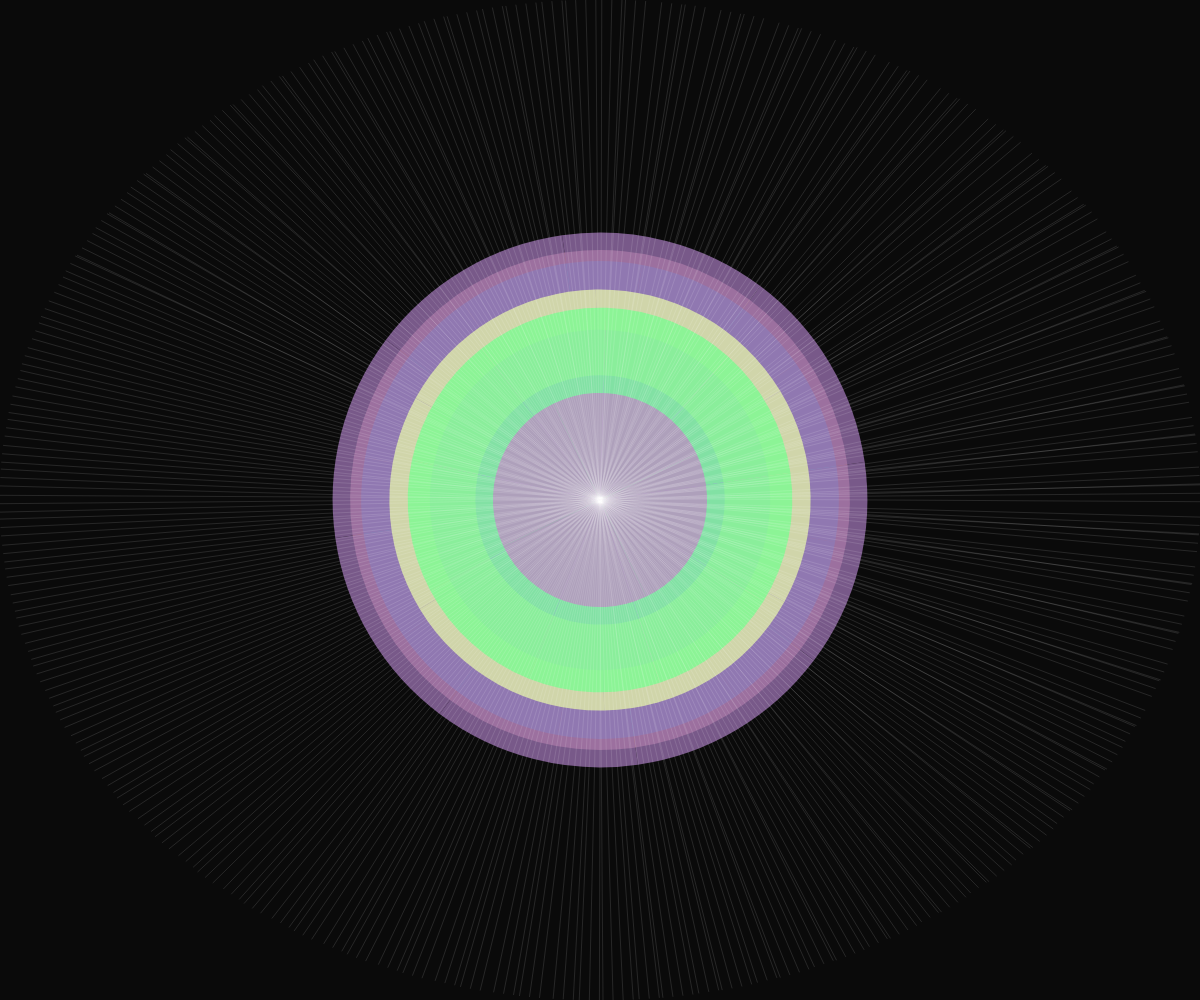
Frame 1 (no input)
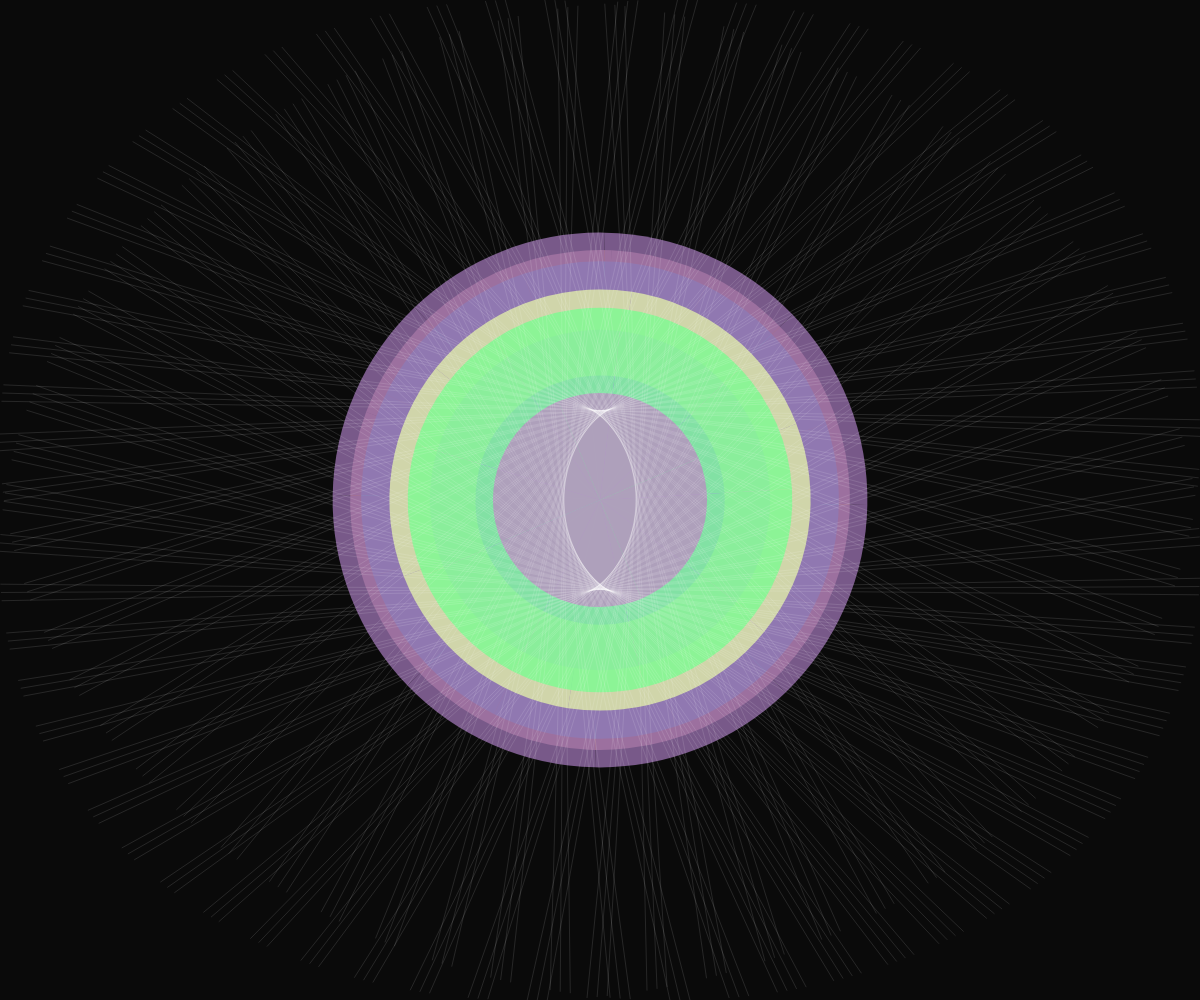
Frame 60 (no input)
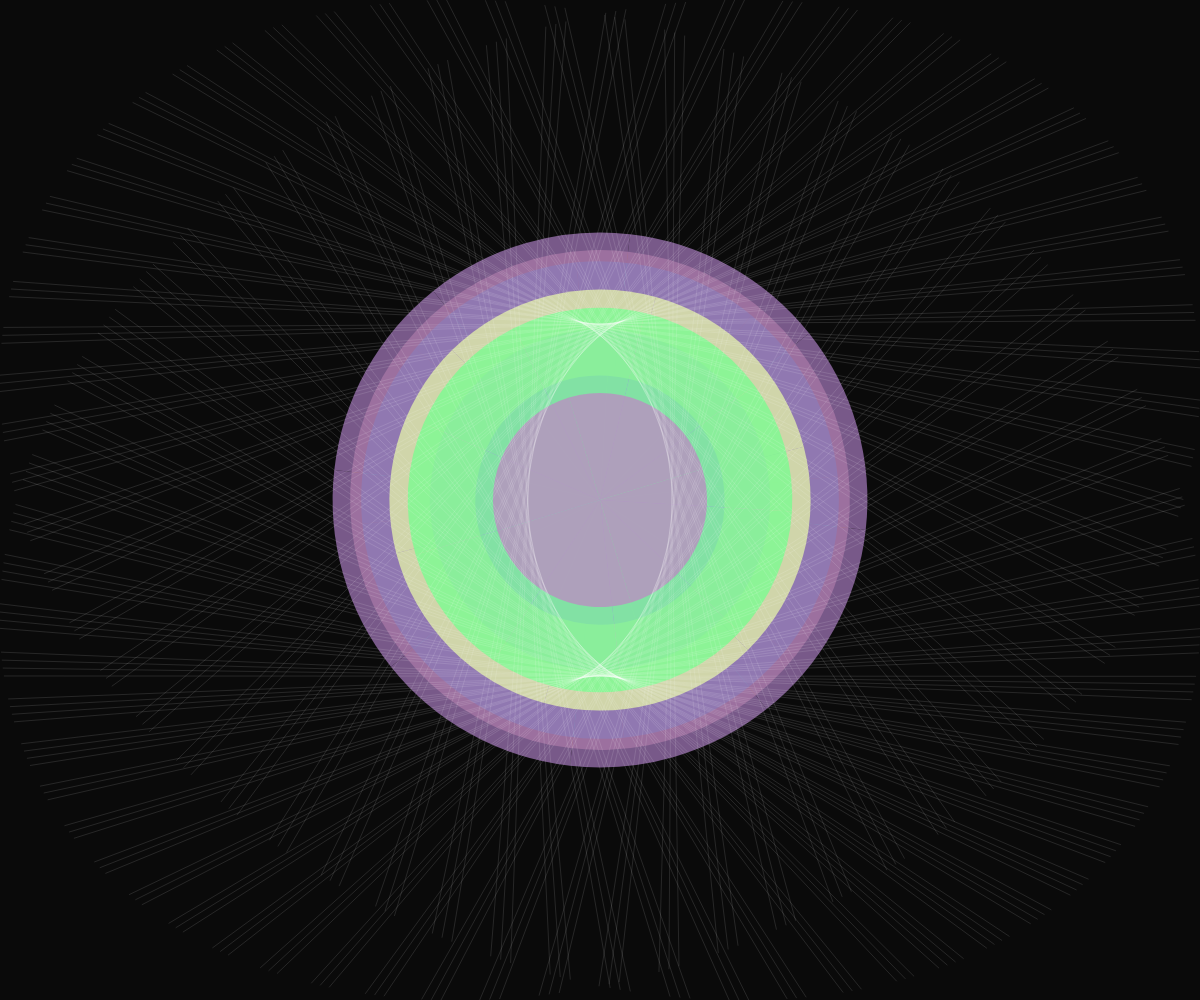
Frame 120 (the mouse pressed at the canvas centre since frame 60)

The p5.js sketch that drew these frames (run headless with seeded random() and noise() and a simulated clock; from frame 60 on, the mouse is pressed at the canvas centre):

// p5.js sketch
// ── sketch.js
let bands = [];
let time = 0;

function setup() {
  createCanvas(windowWidth, windowHeight);
  noStroke();
  
  // Create a set of geometric bands with different properties
  for (let i = 0; i < 8; i++) {
    bands.push({
      angle: random(TWO_PI),
      speed: random(0.002, 0.005),
      radius: random(100, 300),
      width: random(20, 60),
      color: color(random(100, 255), random(100, 255), random(100, 255), 200),
      segments: floor(random(4, 10))
    });
  }
}

function draw() {
  background(10);
  
  // Center of the canvas
  let cx = width / 2;
  let cy = height / 2;
  
  time += 0.01;
  
  for (let i = 0; i < bands.length; i++) {
    let band = bands[i];
    
    // Update angle with time and individual speed
    band.angle += band.speed;
    
    // Draw the band as a series of intersecting planes
    push();
    translate(cx, cy);
    rotate(band.angle);
    
    // Draw multiple segments to create striped effect
    for (let j = 0; j < band.segments; j++) {
      let segmentAngle = TWO_PI / band.segments;
      let startAngle = j * segmentAngle;
      let endAngle = startAngle + segmentAngle;
      
      // Add a slight offset to each segment for dynamic stripe pattern
      let offset = sin(time + i * 0.5) * 0.2;
      startAngle += offset;
      endAngle += offset;
      
      // Draw the segment as a filled arc (plane)
      fill(band.color);
      arc(0, 0, band.radius * 2, band.radius * 2, startAngle, endAngle);
    }
    
    pop();
  }
  
  // Add an overlay of intersecting lines to enhance the tapestry effect
  push();
  stroke(255, 30);
  for (let i = 0; i < 200; i++) {
    let x1 = sin(time * 0.5 + i * 0.1) * width / 2 + width / 2;
    let y1 = cos(time * 0.3 + i * 0.1) * height / 2 + height / 2;
    let x2 = sin(time * 0.7 + i * 0.1 + PI) * width / 2 + width / 2;
    let y2 = cos(time * 0.9 + i * 0.1 + PI) * height / 2 + height / 2;
    
    line(x1, y1, x2, y2);
  }
  pop();
}

function windowResized() {
  resizeCanvas(windowWidth, windowHeight);
}
